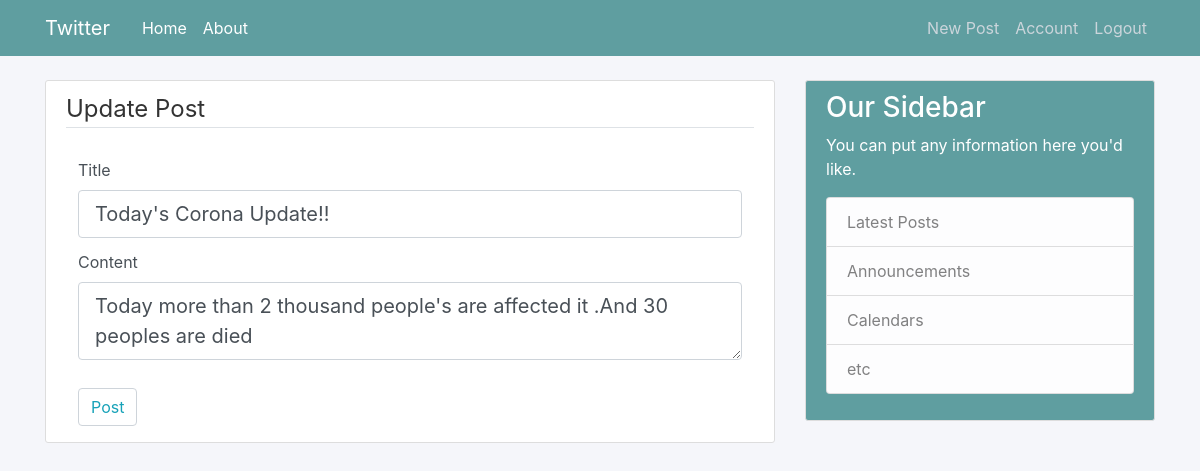
The page /post/5/update (signed in) on the database its author committed.
### twitterblog/models.py (models this page shows)
class Post(db.Model):
    id = db.Column(db.Integer, primary_key=True)
    title = db.Column(db.String(100), nullable=False)
    date_posted = db.Column(db.DateTime, nullable=False, default=datetime.utcnow)
    content = db.Column(db.Text, nullable=False)
    user_id = db.Column(db.Integer, db.ForeignKey('user.id'), nullable=False)

### twitterblog/routes.py (the view)
@app.route("/post/<int:post_id>/update",methods=['GET','POST'])
def update(post_id):
    post=Post.query.get_or_404(post_id)
    if post.author != current_user:
        abort(403)
    form=CreatePostForm()
    if form.validate_on_submit():
        post.title=form.title.data
        post.content=form.content.data
        db.session.commit()
        flash("Your post updated!!!",'success')
        return redirect(url_for('post',post_id=post.id))
    elif request.method=='GET':
        form.title.data=post.title
        form.content.data=post.content
    return render_template('create_post.html',form=form,legend='Update Post',title=post.title,post=post)

### twitterblog/form.py
class CreatePostForm(FlaskForm):
    title=StringField('Title',validators=[DataRequired()])
    content=TextAreaField('Content',validators=[DataRequired()])
    submit=SubmitField('Post')

### twitterblog/models.py (called while the page is built)
@login_manager.user_loader
def load_user(user_id):
    return User.query.get(int(user_id))

### twitterblog/templates/create_post.html (shortened to what this page needs)
{% extends 'layout.html' %}
{% block content %}
       <div class="content-section">
           <form action="" method="POST">
               <fieldset class="form-group">
                    <legend class="border-bottom mb-4">{{ legend }}</legend>
                    <div class="form-control">
                        {{ form.title.label(class="form-control-label") }}
                        {% if form.title.errors %}
                         {{ form.title(class="form-control form-control-lg is-invalid") }}
                          <div class="invalid-feedback">
                              {% for error in form.title.errors %}
                               <span>{{ error }}</span>
                              {% endfor %}
                          </div>
                        {% else %}
                            {{ form.title(class="form-control form-control-lg") }}
                        {% endif %}
                    </div>
                    <div class="form-control">
                        {{ form.content.label(class="form-control-label") }}
                        {% if form.content.errors %}
                         {{ form.content(class="form-control form-control-lg is-invalid") }}
                          <div class="invalid-feedback">
                              {% for error in form.content.errors %}
                               <span>{{ error }}</span>
                              {% endfor %}
                          </div>
                        {% else %}
                            {{ form.content(class="form-control form-control-lg") }}
                        {% endif %}
                    </div>
               </fieldset>
               <div class="form-control">
                {{ form.submit(class="btn btn-outline-info") }}
              </div>
           </form>
       </div>
{% endblock content %}

### twitterblog/static/main.css (style rules this page uses)
body { background: #f5f6fa; color: #333333; margin-top: 5rem; }
.form-control { border:none }
.form-control input { border:1px solid #ced4da; border-radius: .25rem; }
.form-control TextArea { border:1px solid #ced4da; border-radius: .25rem; }
.content-section { background: #fff; padding: 10px 20px; border: 1px solid #dddddd; border-radius: 3px; margin-bottom: 20px; }

### rows shown on the page
Post: title "Today's Corona Update!!", content "Today more than 2 thousand people's are affected it .And 30 peoples are died"

### other values the page prints
{{ legend }} "Update Post"
